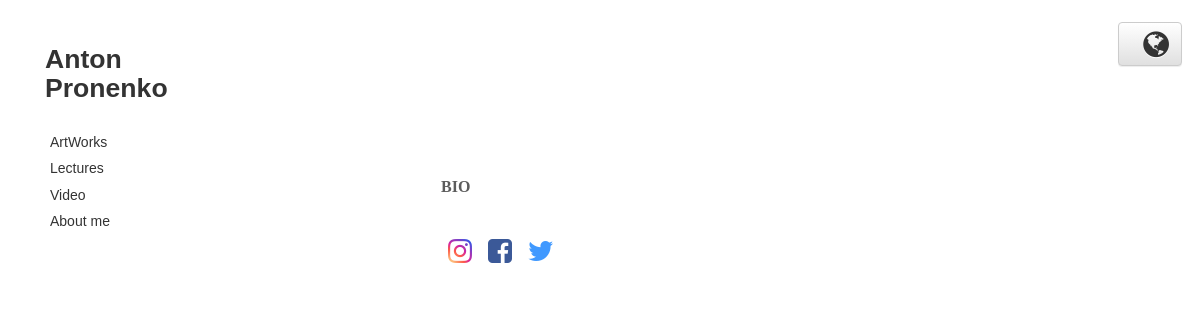
The page /en/About-me/ on the database as committed earlier.
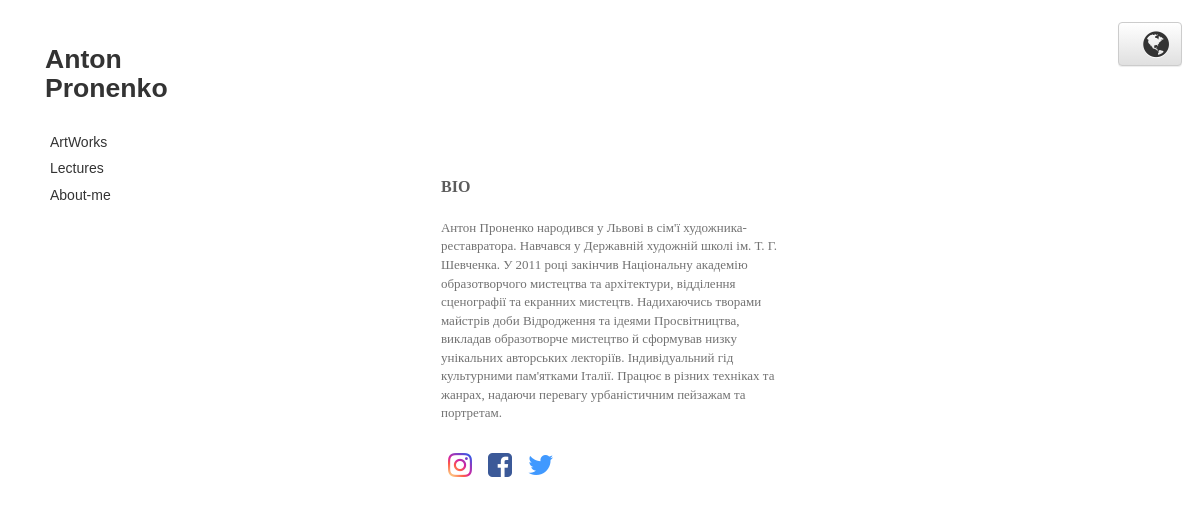
The same page on the database as committed later.
### ArtWorks/models.py (models this page shows, shortened)
class Block(models.Model):
    UkName = models.CharField(max_length=300, null=True, blank=True)
    EnName = models.CharField(max_length=300, null=True, blank=True)
    Block_URL = models.CharField(max_length=300, null=True, blank=True)

### AboutMe/models.py (models this page shows)
class AboutMe(models.Model):
    UkText = models.TextField(null=False, blank=False)
    EngText = models.TextField(null=True, blank=True)

### AboutMe/views.py (the view)
def about_me(request):
    about_me = AboutMe.objects.first()
    block_sub_block = [[block, [[sub_block, list(SubSubBlock.objects.filter(SubBlock=sub_block))]
                                for sub_block in list(SubBlock.objects.filter(Block=block))]] for block in
                       Block.objects.all()]
    return render(request, 'About/about.html', {"block_sub_block": block_sub_block,
                                                "lang": translation.get_language(),
                                                "about_me": about_me})

### templates/About/about.html (shortened to what this page needs)
{% extends 'layouts/header.html' %}
{% load staticfiles %}
{% block css %}
    <link rel="stylesheet" href="{% static 'About/about.css' %}">
{% endblock %}
{% block content %}
    <div class="col-md-9">
        <div class="row">
            <div class="col-md-5 about-block">
                <p class="bio">
                    BIO
                </p>
                <p>
                    {% if lang == 'uk' %}
                        {{ about_me.UkText }}
                    {% else %}
                        {% if about_me.EngText %}
                            {{ about_me.EngText }}
                        {% else %}
                            {{ about_me.UkText }}
                        {% endif %}
                    {% endif %}
                </p>
                <footer class="social">
                    <a href="https://www.instagram.com/antin_pronenko_artist/">
                        <i class="fa fa-2x fa-instagram" title="Instagram"></i>
                    </a>
                    <a href="https://www.facebook.com/antin.pronenko">
                        <i class="fa fa-2x fa-facebook-square" title="Facebook"></i>
                    </a>
                    <a href="https://twitter.com/PronenkoAntin">
                        <i class="fa fa-2x fa-twitter" title="Twitter"></i>
                    </a>
                </footer>
            </div>
        </div>
    </div>
{% endblock %}

### templates/layouts/header.html (shortened to what this page needs)
{% load staticfiles %}
<!DOCTYPE html>
<html lang="en">
<head>
    <link rel="stylesheet" href="https://maxcdn.bootstrapcdn.com/font-awesome/4.7.0/css/font-awesome.min.css"
          type="text/css">
    <link rel="stylesheet" href="{% static 'layouts/header.css' %}">
    <link rel="stylesheet" href="https://maxcdn.bootstrapcdn.com/bootstrap/3.3.7/css/bootstrap.min.css"
>
    <link rel="stylesheet" href="https://maxcdn.bootstrapcdn.com/bootstrap/3.3.7/css/bootstrap-theme.min.css"
>
    {% block css %}
    {% endblock %}
</head>
<body>
<div class="dropdown">
  <button class="btn btn-default dropdown-toggle" type="button"
          data-toggle="dropdown">
      <i class="fa fa-globe"></i>
  </button>
</div>
<div class="container-fluid">
    <div class="row">
        <aside class="col-md-3 aside">
            <nav class="menu">
                <h2 class="logo">
                    Anton <br>
                    Pronenko
                </h2>
                <ul>
                    {% for block in block_sub_block %}
                        <li>
                        {% if block.1 %}
                            {% if lang == 'uk' %}
                                <div><a>{{ block.0.UkName }}</a></div>
                            {% else %}
                                <div><a>{{ block.0.EnName }}</a></div>
                            {% endif %}
                        {% else %}
                            {% if lang == 'uk' %}
                                <div><a href="/{{ lang }}/{{ block.0.EnName }}">{{ block.0.UkName }}</a></div>
                            {% else %}
                                <div><a href="/{{ lang }}/{{ block.0.EnName }}">{{ block.0.EnName }}</a></div>
                            {% endif %}
                        {% endif %}
                        </li>
                    {% endfor %}
                </ul>
            </nav>
        </aside>
        {% block content %}
        {% endblock %}
</body>
</html>

Rows that differ between the two databases and show on the page:
removed Block: EnName "Video"
changed Block: EnName "About me" → "About-me"
added AboutMe: UkText "Антон Проненко народився у Львові в сім'ї художника-реставратора. Навчався у Державній художній школі ім. Т. Г. Шевченка. У 2011 році закінчив Національну академію образотворчого мистецтва та архітектури, відділення сценографії та екранних мистецтв. Надихаючись творами майстрів доби Відродження та ідеями Просвітництва, викладав образотворче мистецтво й сформував низку унікальних авторських лекторіїв. Індивідуальний гід культурними пам'ятками Італії. Працює в різних техніках та жанрах, надаючи перевагу урбаністичним пейзажам та портретам."
